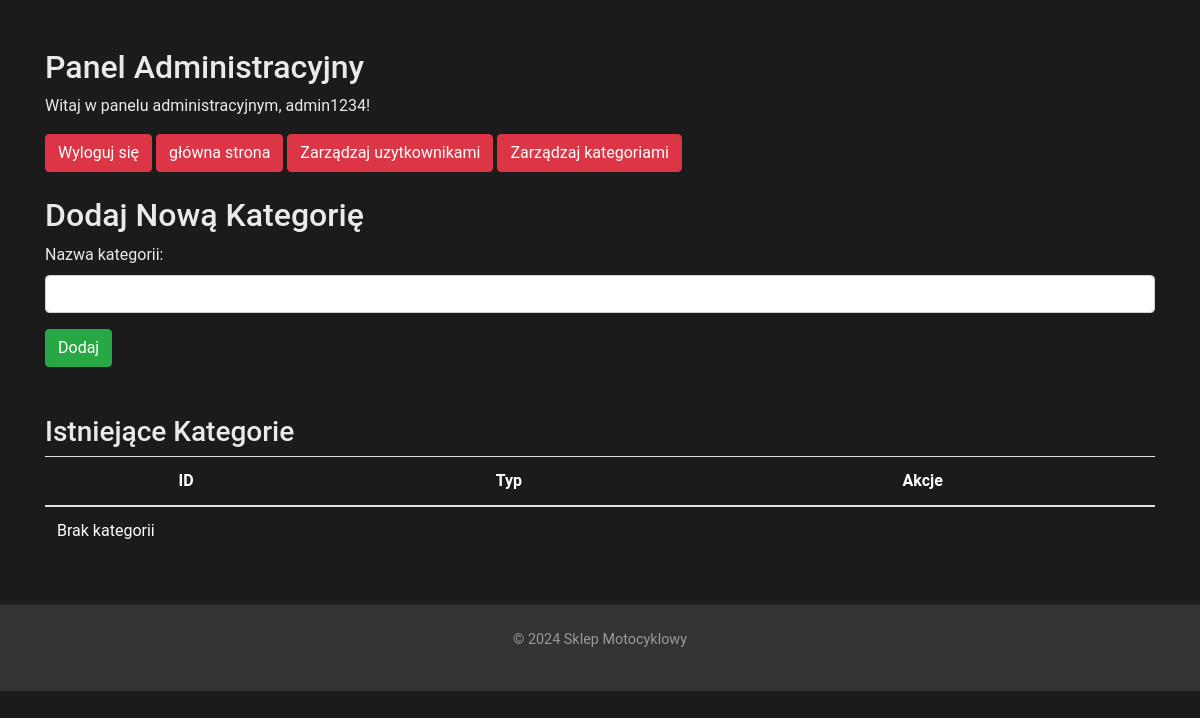
/kategorie.php (signed in), run on an earlier commit of the app's database.
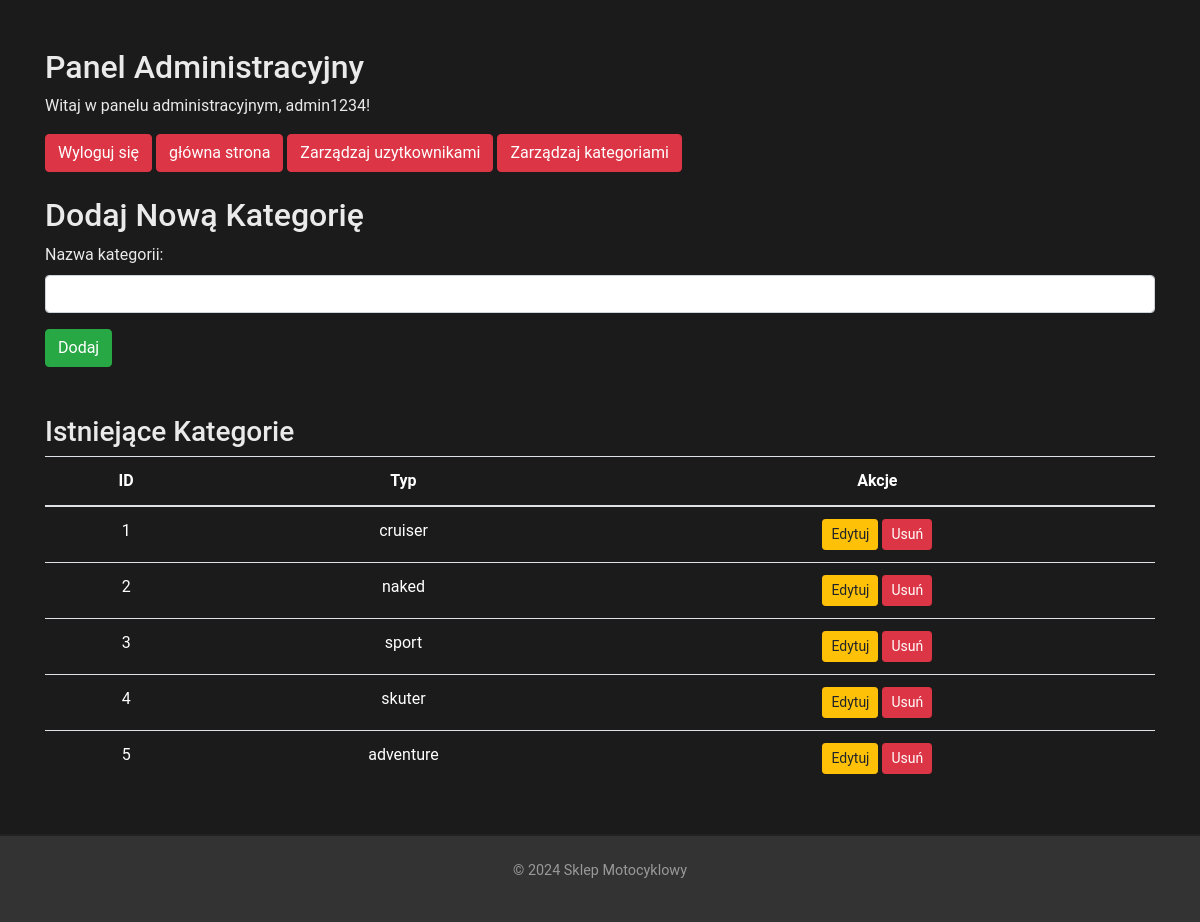
And on a later commit of the database.
### tables this page shows
CREATE TABLE `categories` (
  `id` int(11) NOT NULL,
  `type` varchar(255) NOT NULL
);

### kategorie.php (the view, shortened to what this page needs)
<?php
require 'db.php';
try {
    $pdo = new PDO("mysql:host=$host;dbname=$db;charset=utf8", $user, $pass);
    $pdo->setAttribute(PDO::ATTR_ERRMODE, PDO::ERRMODE_EXCEPTION);
} catch (PDOException $e) {
    echo json_encode(['error' => 'Połączenie z bazą danych nieudane: ' . $e->getMessage()]);
    exit;
}
$categoryToEdit = null;
?>
<!DOCTYPE html>
<html lang="pl">
<head>
    <link rel="stylesheet" href="style.css">
    <link rel="stylesheet" href="https://stackpath.bootstrapcdn.com/bootstrap/4.5.2/css/bootstrap.min.css">
</head>
<body>
    <main>
        <div class="container mt-5">
        <h2>Panel Administracyjny</h2>
    <p>Witaj w panelu administracyjnym, <?php echo $_SESSION['username']; ?>!</p>
    <a href="logout.php" class="btn btn-danger ">Wyloguj się</a>
    <a href="index.php" class="btn btn-danger ">główna strona</a>
    <a href="uzytkownicy.php" class="btn btn-danger ">Zarządzaj uzytkownikami</a>
    <a href="kategorie.php" class="btn btn-danger ">Zarządzaj kategoriami</a>
    <br></br>
            <h2><?php echo $categoryToEdit ? 'Edytuj Kategorię' : 'Dodaj Nową Kategorię'; ?></h2>
            <form method="POST" action="">
                <div class="mb-3">
                    <label for="type" class="form-label">Nazwa kategorii:</label>
                    <input type="text" class="form-control" id="type" name="type" value="<?php echo $categoryToEdit ? htmlspecialchars($categoryToEdit['type']) : ''; ?>" required>
                </div>
                <button type="submit" class="btn btn-success"><?php echo $categoryToEdit ? 'Zaktualizuj' : 'Dodaj'; ?></button>
            </form>
            <h3 class="mt-5">Istniejące Kategorie</h3>
            <table class="table">
                <thead>
                    <tr>
                        <th class="text-center">ID</th>
                        <th class="text-center">Typ  </th>
                        <th class="text-center">Akcje</th>
                    </tr>
                </thead>
                <tbody>
                    <?php
                    $stmt = $pdo->query("SELECT * FROM categories");
                    $categories = $stmt->fetchAll(PDO::FETCH_ASSOC);
                    if (!empty($categories)) {
                        foreach ($categories as $category) {
                            echo '<tr class="text-center">';
                            echo "<td >" . htmlspecialchars($category['id']) . "</td>";
                            echo "<td>" . htmlspecialchars($category['type']) . "</td>";
                            echo '<td class="text-center">';
                            echo "<a href='?edit={$category['id']}' class='btn btn-warning btn-sm'>Edytuj</a>";
                            echo "<a href='delete_category.php?id={$category['id']}' class='btn btn-danger btn-sm' onclick='return confirm(\"Czy na pewno chcesz usunąć tę kategorię?\")'>Usuń</a>";
                            echo "</td>";
                            echo "</tr>";
                        }
                    } else {
                        echo "<tr><td colspan='3'>Brak kategorii</td></tr>";
                    }
                    ?>
                </tbody>
            </table>
        </div>
    </main>
    <footer class="text-center mt-5">
        <p>&copy; 2024 Sklep Motocyklowy</p>
    </footer>
</body>
</html>

### style.css (style rules this page uses)
body { background-color: #1b1b1b !important; color: #eaeaea !important ; }
* { margin: 0; padding: 0; box-sizing: border-box; font-family: 'Roboto', sans-serif; }
.container { width: 90%; max-width: 1200px; margin: auto; }
footer { text-align: center; padding: 1.5rem; background-color: #333; color: #eaeaea; border-top: 2px solid #222; }
footer p { font-size: 0.9rem; color: #999; }

### kategorie.php (style rules this page uses)
.table { color:white; }

What changed in the data, as far as the page shows it:
added categories: id "1", type "cruiser"
added categories: id "2", type "naked"
added categories: id "3", type "sport"
added categories: id "4", type "skuter"
added categories: id "5", type "adventure"
Also different on the page:
text no longer shown: "Brak kategorii"
